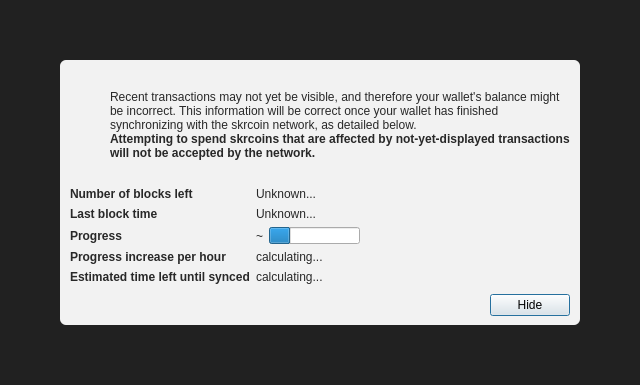
<?xml version="1.0" encoding="UTF-8"?>
<ui version="4.0">
 <class>ModalOverlay</class>
 <widget class="ModalOverlay" name="ModalOverlay">
  <property name="geometry">
   <rect>
    <x>0</x>
    <y>0</y>
    <width>640</width>
    <height>385</height>
   </rect>
  </property>
  <property name="windowTitle">
   <string>Form</string>
  </property>
  <layout class="QVBoxLayout" name="verticalLayout" stretch="0">
   <property name="sizeConstraint">
    <enum>QLayout::SetDefaultConstraint</enum>
   </property>
   <property name="leftMargin">
    <number>0</number>
   </property>
   <property name="topMargin">
    <number>0</number>
   </property>
   <property name="rightMargin">
    <number>0</number>
   </property>
   <property name="bottomMargin">
    <number>0</number>
   </property>
   <item>
    <widget class="QWidget" name="bgWidget" native="true">
     <property name="styleSheet">
      <string notr="true">#bgWidget { background: rgba(0,0,0,220); }</string>
     </property>
     <layout class="QVBoxLayout" name="verticalLayoutMain" stretch="1">
      <property name="leftMargin">
       <number>60</number>
      </property>
      <property name="topMargin">
       <number>60</number>
      </property>
      <property name="rightMargin">
       <number>60</number>
      </property>
      <property name="bottomMargin">
       <number>60</number>
      </property>
      <item>
       <widget class="QWidget" name="contentWidget" native="true">
        <property name="styleSheet">
         <string notr="true">#contentWidget { background: rgba(255,255,255,240); border-radius: 6px; }

QLabel { color: rgb(40,40,40);  }</string>
        </property>
        <layout class="QVBoxLayout" name="verticalLayoutSub" stretch="1,0,0,0">
         <property name="spacing">
          <number>0</number>
         </property>
         <property name="leftMargin">
          <number>10</number>
         </property>
         <property name="topMargin">
          <number>10</number>
         </property>
         <property name="rightMargin">
          <number>10</number>
         </property>
         <property name="bottomMargin">
          <number>10</number>
         </property>
         <item>
          <layout class="QHBoxLayout" name="horizontalLayoutIconText" stretch="0,1">
           <property name="topMargin">
            <number>20</number>
           </property>
           <item>
            <layout class="QVBoxLayout" name="verticalLayoutIcon">
             <property name="leftMargin">
              <number>0</number>
             </property>
             <item>
              <widget class="QPushButton" name="warningIcon">
               <property name="enabled">
                <bool>false</bool>
               </property>
               <property name="text">
                <string/>
               </property>
               <property name="icon">
                <iconset>
                 <normaloff>:/icons/warning</normaloff>
                 <disabledoff>:/icons/warning</disabledoff>:/icons/warning</iconset>
               </property>
               <property name="iconSize">
                <size>
                 <width>48</width>
                 <height>48</height>
                </size>
               </property>
               <property name="flat">
                <bool>true</bool>
               </property>
              </widget>
             </item>
             <item>
              <spacer name="verticalSpacerWarningIcon">
               <property name="orientation">
                <enum>Qt::Vertical</enum>
               </property>
               <property name="sizeHint" stdset="0">
                <size>
                 <width>20</width>
                 <height>40</height>
                </size>
               </property>
              </spacer>
             </item>
            </layout>
           </item>
           <item>
            <layout class="QVBoxLayout" name="verticalLayoutInfoText">
             <property name="leftMargin">
              <number>0</number>
             </property>
             <property name="topMargin">
              <number>0</number>
             </property>
             <item>
              <widget class="QLabel" name="infoText">
               <property name="text">
                <string>Recent transactions may not yet be visible, and therefore your wallet's balance might be incorrect. This information will be correct once your wallet has finished synchronizing with the skrcoin network, as detailed below.</string>
               </property>
               <property name="textFormat">
                <enum>Qt::RichText</enum>
               </property>
               <property name="wordWrap">
                <bool>true</bool>
               </property>
              </widget>
             </item>
             <item>
              <widget class="QLabel" name="infoTextStrong">
               <property name="font">
                <font>
                 <weight>75</weight>
                 <bold>true</bold>
                </font>
               </property>
               <property name="text">
                <string>Attempting to spend skrcoins that are affected by not-yet-displayed transactions will not be accepted by the network.</string>
               </property>
               <property name="textFormat">
                <enum>Qt::RichText</enum>
               </property>
               <property name="wordWrap">
                <bool>true</bool>
               </property>
              </widget>
             </item>
             <item>
              <spacer name="verticalSpacerInTextSpace">
               <property name="orientation">
                <enum>Qt::Vertical</enum>
               </property>
               <property name="sizeHint" stdset="0">
                <size>
                 <width>20</width>
                 <height>40</height>
                </size>
               </property>
              </spacer>
             </item>
            </layout>
           </item>
          </layout>
         </item>
         <item>
          <spacer name="verticalSpacerAfterText">
           <property name="orientation">
            <enum>Qt::Vertical</enum>
           </property>
           <property name="sizeHint" stdset="0">
            <size>
             <width>20</width>
             <height>40</height>
            </size>
           </property>
          </spacer>
         </item>
         <item>
          <layout class="QFormLayout" name="formLayout">
           <property name="fieldGrowthPolicy">
            <enum>QFormLayout::FieldsStayAtSizeHint</enum>
           </property>
           <property name="horizontalSpacing">
            <number>6</number>
           </property>
           <property name="verticalSpacing">
            <number>6</number>
           </property>
           <property name="topMargin">
            <number>10</number>
           </property>
           <item row="0" column="0">
            <widget class="QLabel" name="labelNumberOfBlocksLeft">
             <property name="font">
              <font>
               <weight>75</weight>
               <bold>true</bold>
              </font>
             </property>
             <property name="text">
              <string>Number of blocks left</string>
             </property>
            </widget>
           </item>
           <item row="0" column="1">
            <widget class="QLabel" name="numberOfBlocksLeft">
             <property name="text">
              <string>Unknown...</string>
             </property>
            </widget>
           </item>
           <item row="1" column="0">
            <widget class="QLabel" name="labelLastBlockTime">
             <property name="font">
              <font>
               <weight>75</weight>
               <bold>true</bold>
              </font>
             </property>
             <property name="text">
              <string>Last block time</string>
             </property>
            </widget>
           </item>
           <item row="1" column="1">
            <widget class="QLabel" name="newestBlockDate">
             <property name="sizePolicy">
              <sizepolicy hsizetype="Maximum" vsizetype="Preferred">
               <horstretch>0</horstretch>
               <verstretch>0</verstretch>
              </sizepolicy>
             </property>
             <property name="text">
              <string>Unknown...</string>
             </property>
            </widget>
           </item>
           <item row="2" column="0">
            <widget class="QLabel" name="labelSyncDone">
             <property name="font">
              <font>
               <weight>75</weight>
               <bold>true</bold>
              </font>
             </property>
             <property name="text">
              <string>Progress</string>
             </property>
            </widget>
           </item>
           <item row="2" column="1">
            <layout class="QHBoxLayout" name="horizontalLayoutSync" stretch="0,1">
             <item>
              <widget class="QLabel" name="percentageProgress">
               <property name="text">
                <string notr="true">~</string>
               </property>
              </widget>
             </item>
             <item>
              <widget class="QProgressBar" name="progressBar">
               <property name="value">
                <number>24</number>
               </property>
               <property name="format">
                <string/>
               </property>
              </widget>
             </item>
            </layout>
           </item>
           <item row="4" column="0">
            <widget class="QLabel" name="labelProgressIncrease">
             <property name="font">
              <font>
               <weight>75</weight>
               <bold>true</bold>
              </font>
             </property>
             <property name="text">
              <string>Progress increase per hour</string>
             </property>
            </widget>
           </item>
           <item row="4" column="1">
            <widget class="QLabel" name="progressIncreasePerH">
             <property name="text">
              <string>calculating...</string>
             </property>
            </widget>
           </item>
           <item row="5" column="0">
            <widget class="QLabel" name="labelEstimatedTimeLeft">
             <property name="font">
              <font>
               <weight>75</weight>
               <bold>true</bold>
              </font>
             </property>
             <property name="text">
              <string>Estimated time left until synced</string>
             </property>
            </widget>
           </item>
           <item row="5" column="1">
            <widget class="QLabel" name="expectedTimeLeft">
             <property name="text">
              <string>calculating...</string>
             </property>
            </widget>
           </item>
          </layout>
         </item>
         <item>
          <layout class="QHBoxLayout" name="horizontalLayoutButtons">
           <property name="leftMargin">
            <number>10</number>
           </property>
           <property name="topMargin">
            <number>10</number>
           </property>
           <item>
            <spacer name="horizontalSpacer">
             <property name="orientation">
              <enum>Qt::Horizontal</enum>
             </property>
             <property name="sizeHint" stdset="0">
              <size>
               <width>40</width>
               <height>20</height>
              </size>
             </property>
            </spacer>
           </item>
           <item>
            <widget class="QPushButton" name="closeButton">
             <property name="text">
              <string>Hide</string>
             </property>
             <property name="focusPolicy">
              <enum>Qt::StrongFocus</enum>
             </property>
             <property name="default">
              <bool>true</bool>
             </property>
            </widget>
           </item>
          </layout>
         </item>
        </layout>
       </widget>
      </item>
     </layout>
    </widget>
   </item>
  </layout>
 </widget>
 <customwidgets>
  <customwidget>
   <class>ModalOverlay</class>
   <extends>QWidget</extends>
   <header>qt/modaloverlay.h</header>
   <container>1</container>
  </customwidget>
 </customwidgets>
 <resources/>
 <connections/>
</ui>
